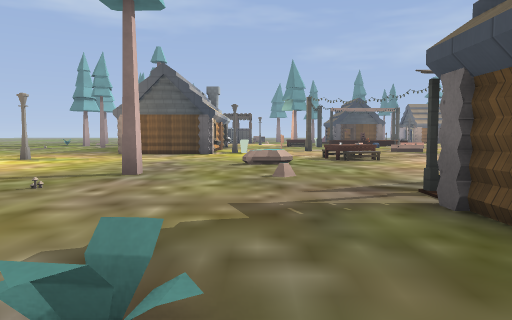
View 1 (above)

24 first-person views from a walk through a Godot game level. The camera is 1.3 m above the floor, tilts 4° down and sees 70° across. The floor is counted in squares, 2 m on a side. Each view is taken from the middle of a square. On the plan, view 1 faces up. The plan holds only what a view shows up to about 11 squares ahead; the rest is blank. The place goes on beyond the plan. Characters and animated objects are left out. Some surface patterns are stand-ins.

View 2
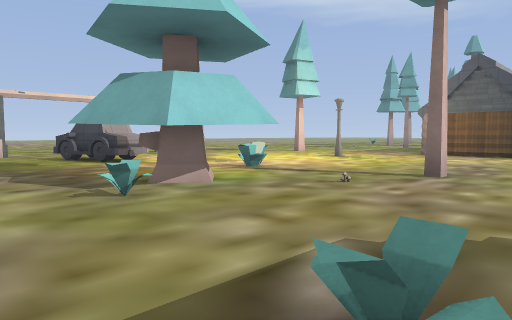

View 3
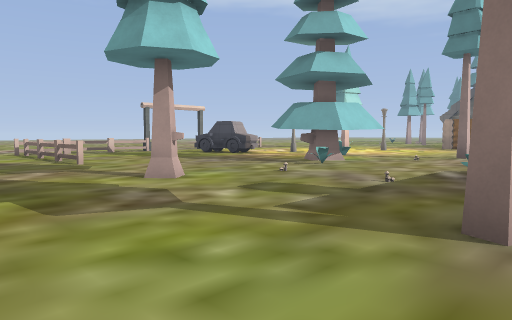

View 4
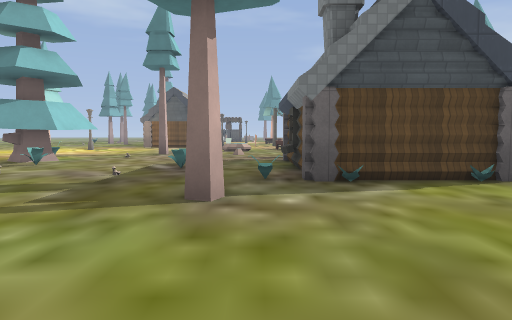

View 5
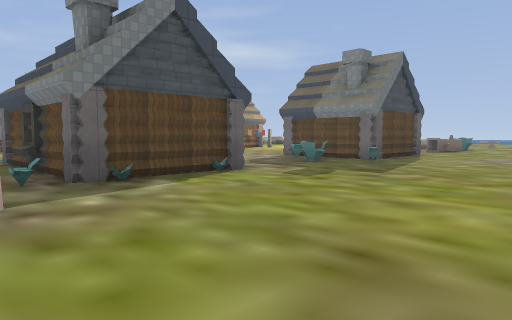

View 6
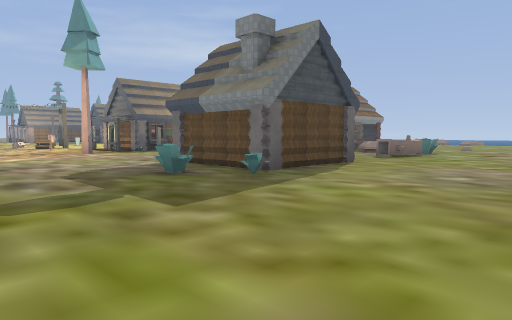

View 7
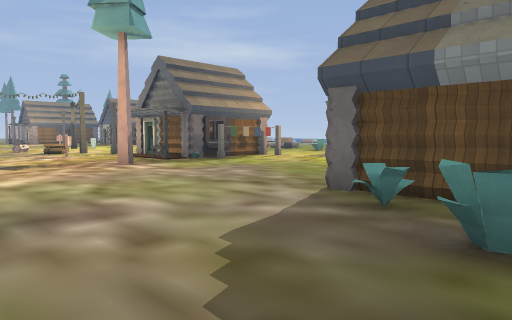

View 8
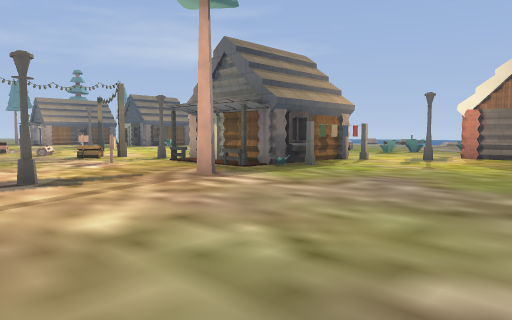

View 9
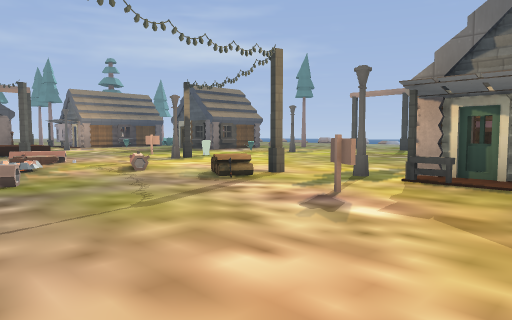

View 10
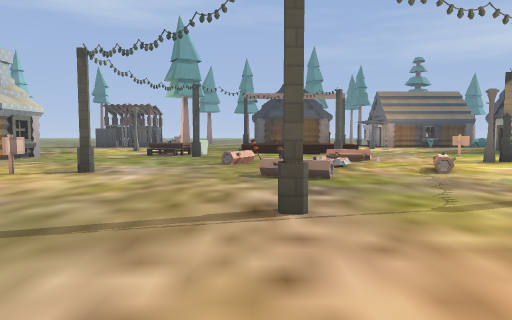

View 11
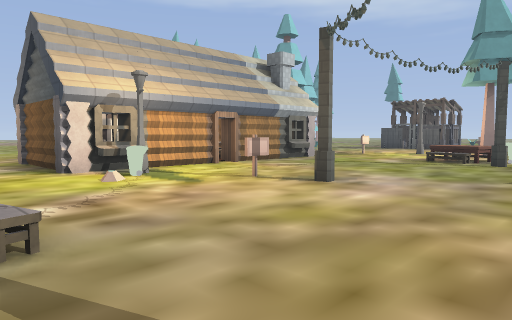

View 12
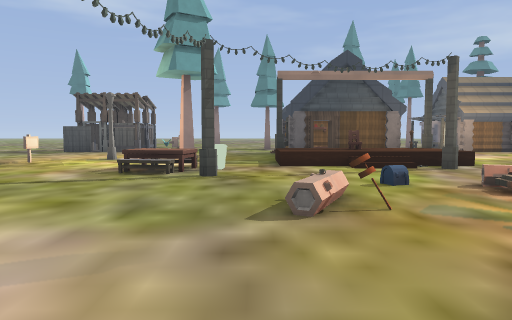

View 13
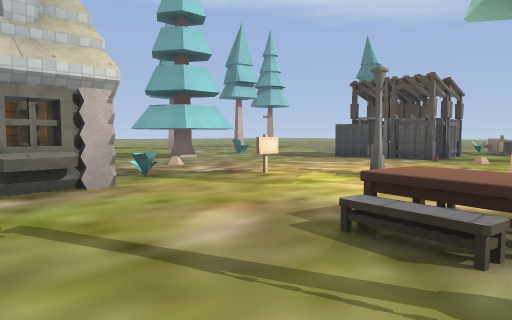

View 14
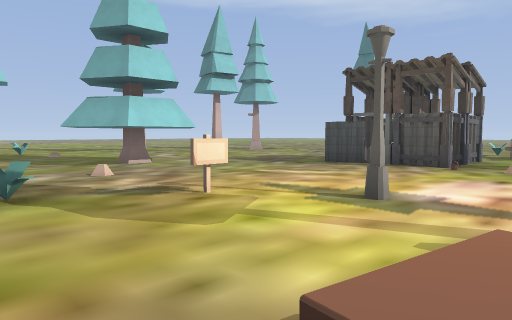

View 15
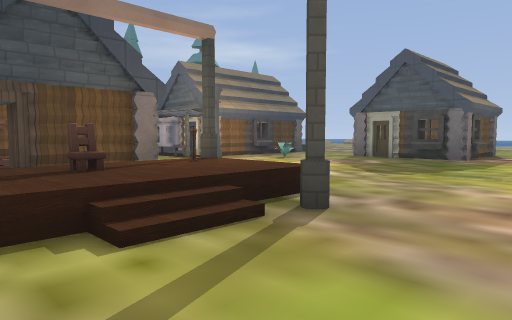

View 16
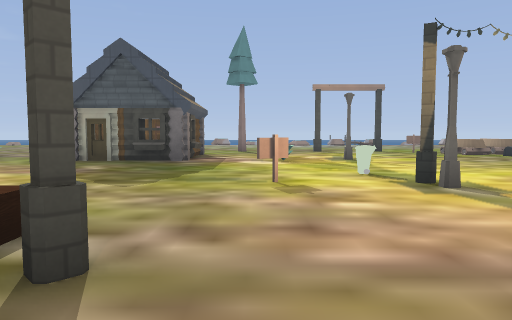

View 17
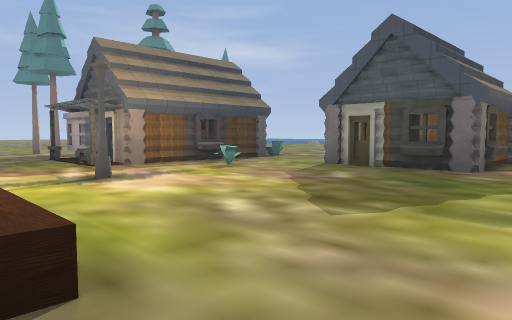

View 18
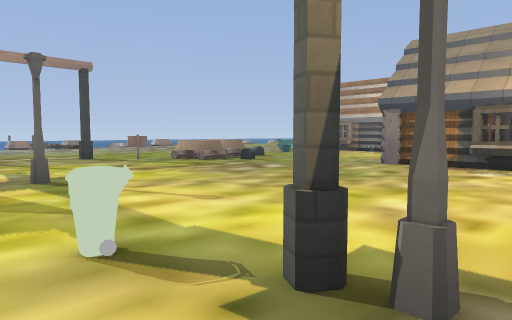

View 19
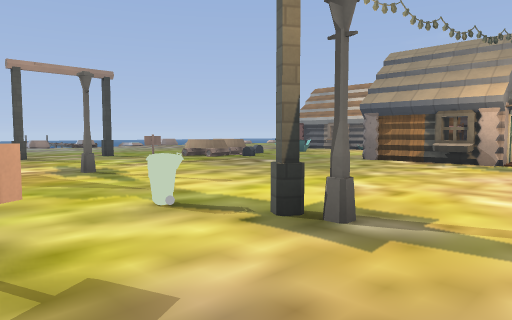

View 20
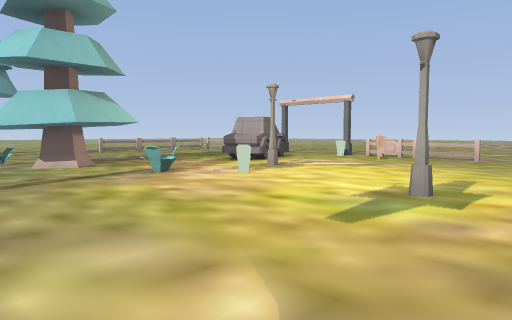

View 21
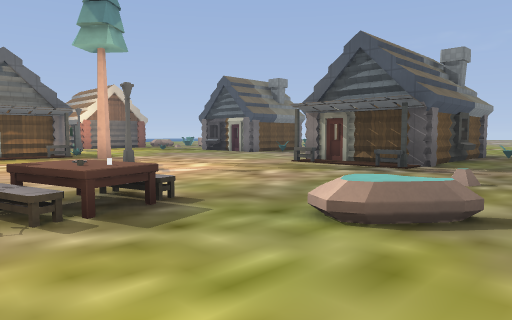

View 22
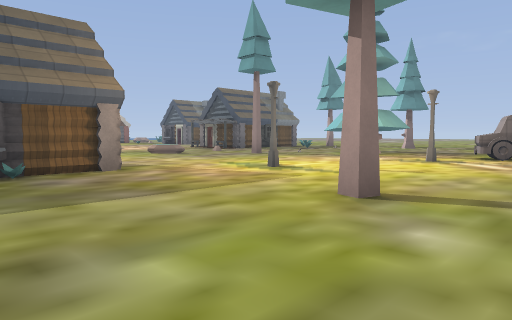

View 23
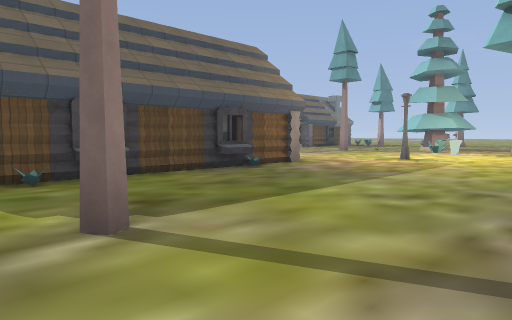

View 24
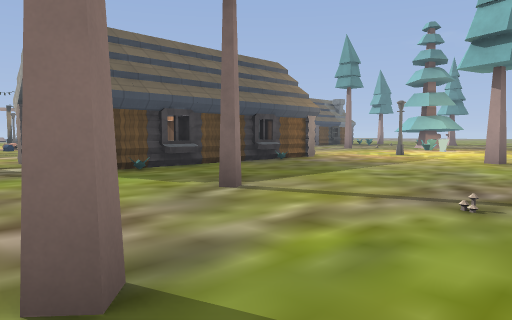

### Floor plan
Key: @ floor where view 1 was taken; # wall or solid block; . main floor; : floor 0.5 m higher than the main floor; / step, stairs or slope; D closed door; = window, fence, low wall or low ledge; ^ raised ledge; L lantern; T table; R rock; P pine tree; I pillar; C car; F fence; G log; B bed; H chair; O other object.
Columns run from 11 left of view 1 to 16 right of it. Each row starts with its distance up from view 1.
 31            O         ..P
 30            O         .O.
 29            ..        .I#
 28       ..  #..        .O#
 27      ...DD #.       ..I  O #
 26      =..D....    ## ........
 25    ...........   ## .L..=...
 24   ..P#P.........####........
 23  ...###....L....   O......##
 22  ...PPP...O..P..IH:I......##
 21 ..#.............=//:......##
 20 .PP......=...TT..//I........
 19 .......###....I.......O.....
 18 ...P#..#  .......//...I...=.
 17  ......^ #......../...LO..LL
 16  ......# #......O/..........
 15 .......# #......O//.........
 14 .......   ..OI.. /..........
 13 .......  #LO........=.......
 12 ..P....## ..........OI......
 11  ...............I....L......
 10  ....L.......T/.....OI##B...
  9 .............//......O#BB...
  8 ...........R/....L...O OO...
  7 O...................PIO##O..
  6 ...L.O...P................L.
  5 O....OO......O.............#
  4 .CCC.........I.OI..........#
  3 .C....##P....###.........
  2 ......PP.....   ......
  1    ........O.#  ....#
  0  ..........@.   ...=#
 -1  ...........O###..==###...G
 -2 OOFF...P....P......O........
 -3 ............................
 -4     ........................
 -5          ...............
 -6            ........

Positions as (right, up) in squares from view 1, and headings:
1: (0, 0), facing up
2: (0, 0), facing up-left
3: (1, -5), facing up-left
4: (1, -6), facing up
5: (0, -6), facing up-right
6: (4, -6), facing up-right
7: (5, -1), facing up-right
8: (5, 2), facing up-right
9: (5, 8), facing up-right
10: (5, 8), facing up
11: (5, 10), facing up-left
12: (4, 13), facing up
13: (3, 17), facing up-left
14: (2, 19), facing up-left
15: (5, 18), facing up-right
16: (6, 19), facing right
17: (8, 19), facing up-right
18: (10, 18), facing down-right
19: (9, 19), facing down-right
20: (-2, 11), facing down-left
21: (-1, 11), facing down-right
22: (-11, 15), facing down-right
23: (-10, 19), facing down-right
24: (-11, 21), facing down-right
